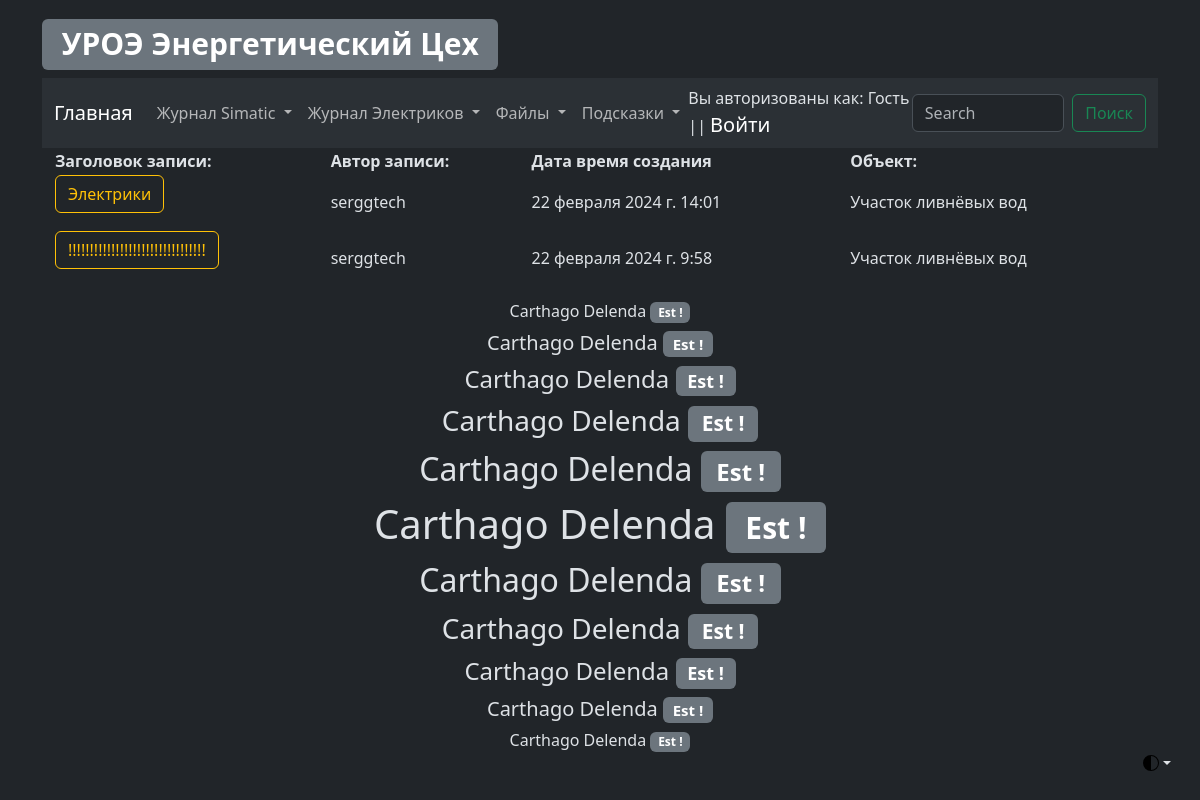
Before: /elc/elc_log_view with the older database file.
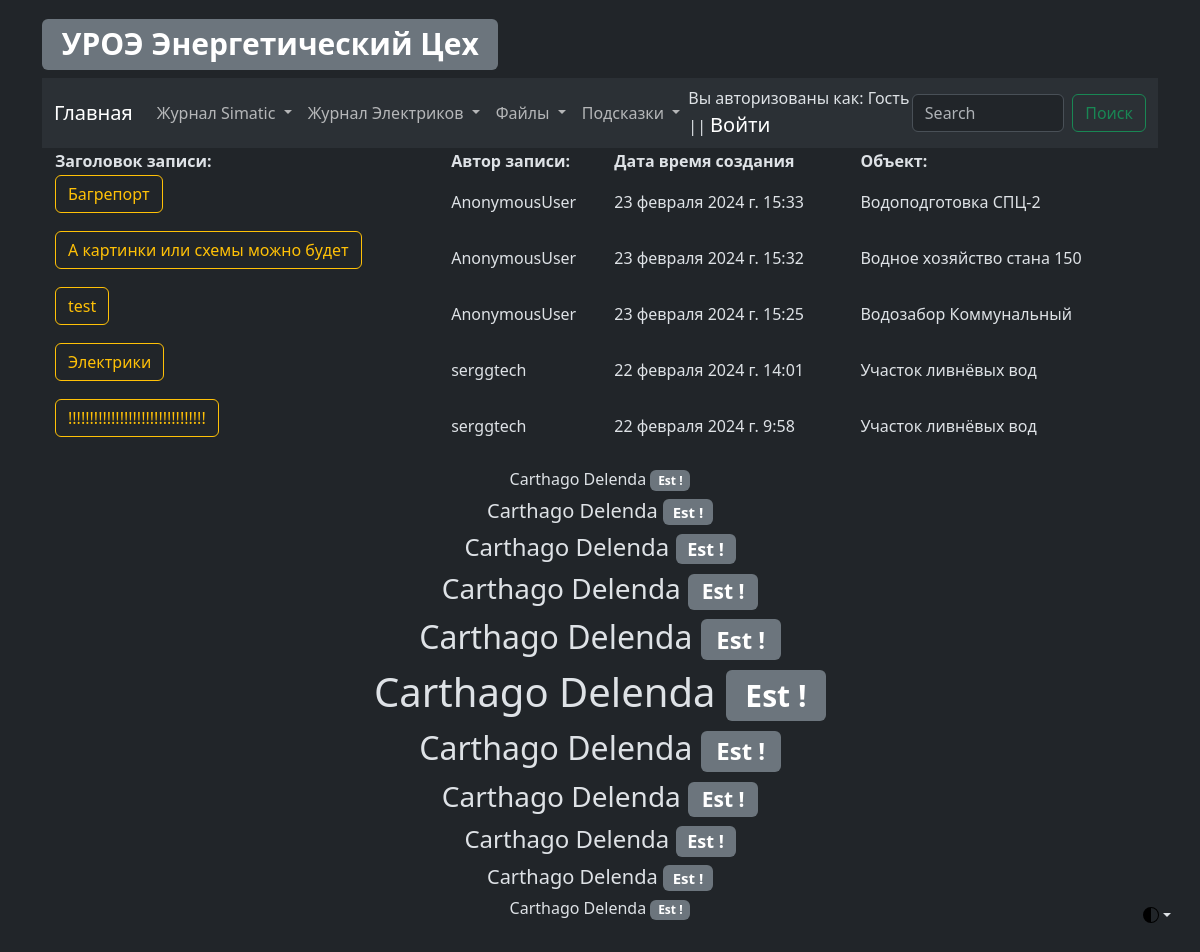
After: the same page with the newer database file.
### elc/models.py (models this page shows, shortened)
class ElcLog(models.Model):
    record_text_title = models.CharField(
        verbose_name="Заголовок записи", max_length=100
    )
    record_text_full = models.TextField(verbose_name="Текст записи", max_length=9999)
    record_author = models.CharField(verbose_name="Автор записи", max_length=100)
    record_data_create = models.DateTimeField(
        verbose_name="Дата создания записи", auto_now=True
    )
    record_object = models.ForeignKey(
        EncObject,
        related_name="elc_log_object",
        on_delete=models.CASCADE,
        blank=True,
        verbose_name="Объект",
    )
    record_electrical_room = models.ForeignKey(
        EncElectricalRoom,
        related_name="elc_log_electrical_room",
        on_delete=models.CASCADE,
        blank=True,
        verbose_name="Электропомещение",
    )
    record_mechanism = models.ForeignKey(
        EncMechanism,
        related_name="elc_log_mechanism",
        on_delete=models.CASCADE,
        blank=True,
        verbose_name="Механизм",
    )
    class Meta:
        verbose_name = "Запись Элекриков"
        verbose_name_plural = "Записи Элекриков"

### Enc_object/models.py (models this page shows, shortened)
class EncObject(models.Model):
    title = models.CharField(verbose_name="Объект", max_length=100)
    title_description = models.CharField(
        verbose_name="Описание объекта", max_length=100
    )
    slug = models.SlugField(max_length=50, unique=True)
    def __str__(self):
        return f"{self.title}"
    class Meta:
        verbose_name = "Объект"
        verbose_name_plural = "Объекты"

### elc/views.py (the view)
# urls.py: path("elc_log_view", elc_log_view, name="elc_log_view"),
def elc_log_view(request):
    all_electrical_log = ElcLog.objects.order_by("-id")[:10]
    return render(
        request,
        template_name="elc/log/log_view.html",
        context={
            "title": "Просмотр журнала",
            "all_electrical_log": all_electrical_log,
        },
    )

### elc/templates/elc/log/log_view.html (shortened to what this page needs)
{% extends 'template_0.html' %}
{% block electrical_log_view %}
<table align="center" width="100%">
    <tr>
        <th>Заголовок записи:</th>
        <th>Автор записи:</th>
        <th>Дата время создания</th>
        <th>Объект:</th>
    </tr>
    {% for record in all_electrical_log %}
    <tr>
        <td>
            <p class="d-inline-flex gap-1">
                <a aria-controls="collapseExample{{ record.id }}" aria-expanded="false" class="btn btn-outline-warning"
                   data-bs-toggle="collapse" href="#collapseExample{{ record.id }}" role="button">
                    {{ record.record_text_title | safe | slice:32 }}
                </a>
            </p>
        </td>
        <td>{{ record.record_author }}</td>
        <td>{{ record.record_data_create }}</td>
        <td>{{ record.record_object }}</td>
    </tr>
    {% endfor %}
</table>
{% endblock %}

### templates/template_0.html (shortened to what this page needs)
{% load static %}
<!DOCTYPE html>
<html data-bs-theme="dark" lang="en">
<head>
    <link href=" {% static 'css/bootstrap.min.css' %}" rel="stylesheet">
</head>
<body class="p-3 m-0 border-0 bd-example m-0 border-0">
<div class="dropdown position-fixed bottom-0 end-0 mb-3 me-3 bd-mode-toggle">
    <button aria-expanded="false"
            aria-label="Toggle theme (auto)"
            class="btn btn-bd-primary py-2 dropdown-toggle d-flex align-items-center"
            data-bs-toggle="dropdown"
            id="bd-theme"
            type="button">
        <svg class="bi my-1 theme-icon-active" height="1em" width="1em">
            <use href="#circle-half"></use>
        </svg>
    </button>
</div>
<main class="container">
    <a href="{% url 'main_page' %}"><h1><span class="badge bg-secondary">УРОЭ Энергетический Цех</span></h1></a>
    <nav class="navbar navbar-expand-lg bg-body-tertiary">
        <div class="container-fluid">
            <a class="navbar-brand" href="{% url 'main_page' %}">Главная</a>
            <div class="collapse navbar-collapse" id="navbarSupportedContent">
                <ul class="navbar-nav me-auto mb-2 mb-lg-0">
                    <li class="nav-item dropdown">
                        <a aria-expanded="false" class="nav-link dropdown-toggle" data-bs-toggle="dropdown" href="#"
                           role="button">
                            Журнал Simatic
                        </a>
                    </li>
                    <li class="nav-item dropdown">
                        <a aria-expanded="false" class="nav-link dropdown-toggle" data-bs-toggle="dropdown" href="#"
                           role="button">
                            Журнал Электриков
                        </a>
                    </li>
                    <li class="nav-item dropdown">
                        <a aria-expanded="false" class="nav-link dropdown-toggle" data-bs-toggle="dropdown" href="#"
                           role="button">
                            Файлы
                        </a>
                    </li>
                    <li class="nav-item dropdown">
                        <a aria-expanded="false" class="nav-link dropdown-toggle" data-bs-toggle="dropdown" href="#"
                           role="button">
                            Подсказки
                        </a>
                    </li>
                </ul>
                <div>
                    {% if request.user.is_authenticated %}
                    <div>
                        Вы авторизованы как: {{ request.user }} || <a class="navbar-brand" href="{% url 'logout' %}">Выйти</a>
                    </div>
                    {% else %}
                    <div>
                        Вы авторизованы как: Гость || <a class="navbar-brand" href="{% url 'login' %}">Войти</a>
                    </div>
                    {% endif %}
                </div>
                <form action="{% url 'as_search_results' %}" class="d-flex" method="get" role="search">
                    <input aria-label="Search" class="form-control me-2" name="search" placeholder="Search"
                           type="search">
                    <button class="btn btn-outline-success" type="submit">Поиск</button>
                </form>
            </div>
        </div>
    </nav>
    <div class="container">
        {% block electrical_log_view %} {% endblock %}
        <div align="center" data-width="100%">
            <p>
            <h6>Carthago Delenda <span class="badge bg-secondary">Est !</span></h6>
            <h5>Carthago Delenda <span class="badge bg-secondary">Est !</span></h5>
            <h4>Carthago Delenda <span class="badge bg-secondary">Est !</span></h4>
            <h3>Carthago Delenda <span class="badge bg-secondary">Est !</span></h3>
            <h2>Carthago Delenda <span class="badge bg-secondary">Est !</span></h2>
            <h1>Carthago Delenda <span class="badge bg-secondary">Est !</span></h1>
            <h2>Carthago Delenda <span class="badge bg-secondary">Est !</span></h2>
            <h3>Carthago Delenda <span class="badge bg-secondary">Est !</span></h3>
            <h4>Carthago Delenda <span class="badge bg-secondary">Est !</span></h4>
            <h5>Carthago Delenda <span class="badge bg-secondary">Est !</span></h5>
            <h6>Carthago Delenda <span class="badge bg-secondary">Est !</span></h6>
            </p>
        </div>
    </div>
</main>
</body>
</html>

Changed rows visible on the page:
added ElcLog: record_text_title "Багрепорт", record_author "AnonymousUser", record_data_create "23 февраля 2024 г. 15:33", record_object "Водоподготовка СПЦ-2"
added ElcLog: record_text_title "А картинки или схемы можно будет", record_author "AnonymousUser", record_data_create "23 февраля 2024 г. 15:32", record_object "Водное хозяйство стана 150"
added ElcLog: record_text_title "test", record_author "AnonymousUser", record_data_create "23 февраля 2024 г. 15:25", record_object "Водозабор Коммунальный"
